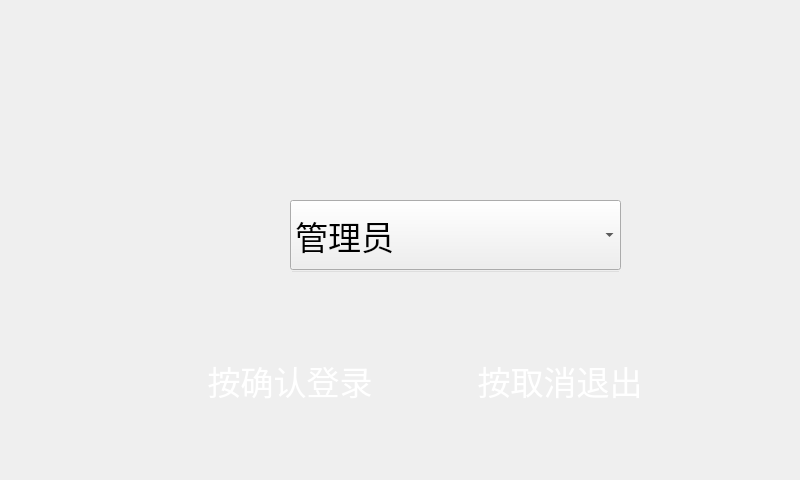
<?xml version="1.0" encoding="UTF-8"?>
<ui version="4.0">
 <class>login_in</class>
 <widget class="QWidget" name="login_in">
  <property name="geometry">
   <rect>
    <x>0</x>
    <y>0</y>
    <width>800</width>
    <height>480</height>
   </rect>
  </property>
  <property name="windowTitle">
   <string>Form</string>
  </property>
  <widget class="QLabel" name="label">
   <property name="geometry">
    <rect>
     <x>0</x>
     <y>0</y>
     <width>800</width>
     <height>480</height>
    </rect>
   </property>
   <property name="text">
    <string/>
   </property>
   <property name="pixmap">
    <pixmap resource="window/resources.qrc">:/new/login/image/login/background.png</pixmap>
   </property>
  </widget>
  <widget class="QLabel" name="label_warning">
   <property name="geometry">
    <rect>
     <x>170</x>
     <y>400</y>
     <width>441</width>
     <height>38</height>
    </rect>
   </property>
   <property name="font">
    <font>
     <pointsize>22</pointsize>
    </font>
   </property>
   <property name="text">
    <string/>
   </property>
   <property name="alignment">
    <set>Qt::AlignCenter</set>
   </property>
  </widget>
  <widget class="QLabel" name="label_2">
   <property name="geometry">
    <rect>
     <x>200</x>
     <y>350</y>
     <width>180</width>
     <height>61</height>
    </rect>
   </property>
   <property name="text">
    <string/>
   </property>
   <property name="pixmap">
    <pixmap resource="window/resources.qrc">:/new/login/image/login/sure_cancel_bk.png</pixmap>
   </property>
   <property name="scaledContents">
    <bool>true</bool>
   </property>
  </widget>
  <widget class="QLabel" name="label_3">
   <property name="geometry">
    <rect>
     <x>470</x>
     <y>350</y>
     <width>180</width>
     <height>61</height>
    </rect>
   </property>
   <property name="text">
    <string/>
   </property>
   <property name="pixmap">
    <pixmap resource="window/resources.qrc">:/new/login/image/login/sure_cancel_bk.png</pixmap>
   </property>
   <property name="scaledContents">
    <bool>true</bool>
   </property>
  </widget>
  <widget class="QLabel" name="label_4">
   <property name="geometry">
    <rect>
     <x>200</x>
     <y>350</y>
     <width>180</width>
     <height>61</height>
    </rect>
   </property>
   <property name="font">
    <font>
     <family>YouSheBiaoTiHei</family>
     <pointsize>25</pointsize>
    </font>
   </property>
   <property name="styleSheet">
    <string notr="true">color: rgb(255, 255, 255);</string>
   </property>
   <property name="text">
    <string>按确认登录</string>
   </property>
   <property name="alignment">
    <set>Qt::AlignCenter</set>
   </property>
  </widget>
  <widget class="QLabel" name="label_5">
   <property name="geometry">
    <rect>
     <x>470</x>
     <y>350</y>
     <width>180</width>
     <height>61</height>
    </rect>
   </property>
   <property name="font">
    <font>
     <family>YouSheBiaoTiHei</family>
     <pointsize>25</pointsize>
    </font>
   </property>
   <property name="styleSheet">
    <string notr="true">color: rgb(255, 255, 255);</string>
   </property>
   <property name="text">
    <string>按取消退出</string>
   </property>
   <property name="alignment">
    <set>Qt::AlignCenter</set>
   </property>
  </widget>
  <widget class="QLineEdit" name="lineEdit_passwd">
   <property name="geometry">
    <rect>
     <x>290</x>
     <y>270</y>
     <width>331</width>
     <height>70</height>
    </rect>
   </property>
   <property name="font">
    <font>
     <pointsize>25</pointsize>
    </font>
   </property>
   <property name="styleSheet">
    <string notr="true">background: transparent;
color: rgb(238, 238, 236);</string>
   </property>
  </widget>
  <widget class="QComboBox" name="combox_count">
   <property name="geometry">
    <rect>
     <x>290</x>
     <y>200</y>
     <width>331</width>
     <height>70</height>
    </rect>
   </property>
   <property name="font">
    <font>
     <family>YouSheBiaoTiHei</family>
     <pointsize>25</pointsize>
    </font>
   </property>
   <property name="styleSheet">
    <string notr="true">background-color: transparent;
color: rgb(238, 238, 236);
QComboBox::drop-down {background-color: transparent;}</string>
   </property>
   <item>
    <property name="text">
     <string>管理员</string>
    </property>
   </item>
   <item>
    <property name="text">
     <string>用户</string>
    </property>
   </item>
   <item>
    <property name="text">
     <string>开发者</string>
    </property>
   </item>
  </widget>
 </widget>
 <resources>
  <include location="window/resources.qrc"/>
 </resources>
 <connections/>
</ui>
